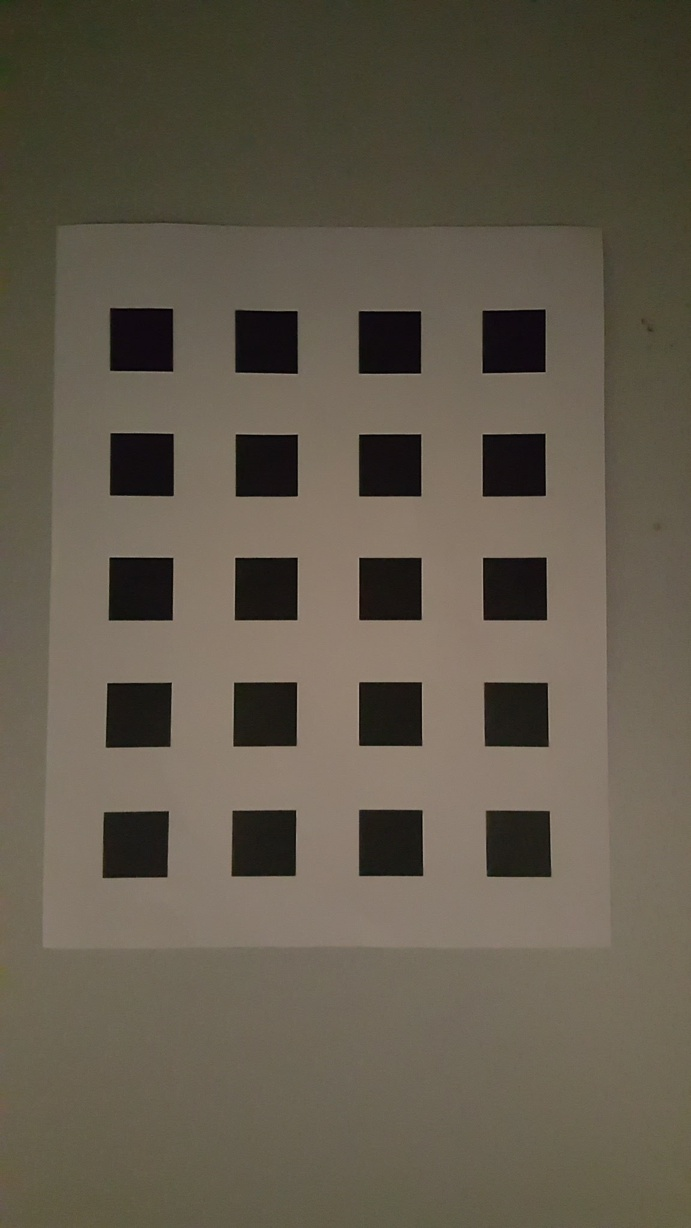
#> input picture HW09/Dataset2/0.jpg, 691 x 1228 px, given in place of Pic_1.jpg, which was not available
$ python main.py   (Python 2 division)
#> lines starting #> are read from the running program, lines starting #| are printed output that depends on the picture; after the words box and inside, x2 and y2 are one past the last pixel; in counts of white or black regions, pixels touching at a corner belong together; pictures that were not available may be replaced by others from this repository, and a replacement may not be noted
### HW09/zhangs.py
#!/usr/bin/python
from pylab import *
import cv2
import os
from scipy.optimize import leastsq
from llsm import get_llsm_homograhpy_from_points
from corner_detection import extract_sorted_corners

# [47 lines left out: functions get_vij, get_absolute_conic_image, get_intrinsic_matrix, not called in this run]

def get_world_frame_corners(d):
	'''
		Given the size of squares on the pattern,
		return the coordinates of all the corners in world frame.
	'''
#> called with d = 25
	corners = []
	for i in range(10):
		for j in range(8):
			corner = array([j*d, i*d, 1])
			corners.append(corner)
	return corners

# [79 lines left out: functions get_extrinsic_matrix, compensate_radial_distortion, reproject_corners, pack_parameters, unpack_parameters, get_reprojection_accuracy, not called in this run]

def calibrate_camera(dataset, N=40, d=25,levmar=True):
	wcorners = get_world_frame_corners(d)
	# Convert list to array, each column is a point
	arrayWorld = zeros((3,80))
	arrayImage = zeros((3,80*N))
	arrayReproj = zeros((3,80*N))
	for i,w in enumerate(wcorners): arrayWorld[:,i] = w
	Hs = []
	images = []
	print "Working on dataset...", dataset
	# dataset1
	if dataset == 1:
		# Compute all homography matrices
		for i in range(1,N+1):
			image = imread('./Dataset1/Pic_{0}.jpg'.format(i))
#> image is the input picture: shape (1228, 691, 3); mean R, G, B 97.9, 90, 75.6
			images.append(image)
			# Extract corners first
			icorners = extract_sorted_corners(image)
			arrayImage[:,(i-1)*80 : i*80] = array(icorners).T
			print 'Number of corners found...', len(icorners)
			# Compute the homography from world to image plane
			H = get_llsm_homograhpy_from_points(wcorners, icorners)
			Hs.append(H)
	# dataset2
	elif dataset == 2:
		# Compute all homography matrices
		for i in range(N):
			image = imread('./Dataset2/{0}.jpg'.format(i))
			images.append(image)
			# Extract corners first
			icorners = extract_sorted_corners(image)
			arrayImage[:,i*80 : (i+1)*80] = array(icorners).T
			print 'Number of corners found...', len(icorners)
			# Compute the homography from world to image plane
			H = get_llsm_homograhpy_from_points(wcorners, icorners)
			Hs.append(H)
	# Extract the intrinsic matrix
	W = get_absolute_conic_image(Hs)
	K = get_intrinsic_matrix(W)
	# Extract the extrinsic matrix for each image
	Rts = []
	for H in Hs:
		Rt = get_extrinsic_matrix(K, H)
		Rts.append(Rt)
	for i,Rt in enumerate(Rts):
		P = dot(K, Rt)
		arrayReproj[:,i*80 : (i+1)*80] = array(reproject_corners(P, wcorners)).T
	print "==========Before LM=========="
	print "K =", K
	print "Euclidean distance: mean, variance =", get_reprojection_accuracy(arrayImage, arrayReproj)
	if not levmar: return K, Rts
	# Refine the K,R,t estimates with Levenberg-Marquedt
	p_guess = pack_parameters(K, Rts)
	# [14 lines left out: function error_function, not called in this run]
	print "Optimizing..."
	p_refined, _ = leastsq(error_function, p_guess)
	K_refined, Rts_refined = unpack_parameters(p_refined)
	for i,Rt_refined in enumerate(Rts_refined):
		P_refined = dot(K_refined, Rt_refined)
		arrayReproj[:,i*80 : (i+1)*80] = array(reproject_corners(P_refined, wcorners)).T
	print "==========After LM=========="
	print "K_refined =", K_refined
	print "Euclidean distance: mean, variance =", get_reprojection_accuracy(arrayImage, arrayReproj)
	return K_refined, Rts_refined

# [4 lines left out: function main, not called in this run]

# [2 lines that do not run on import are left out]

### HW09/corner_detection.py
#!/usr/bin/python
from pylab import *
import cv2

def extract_homo_lines_from_image(image):
	'''
		Given a checkerboard input image, return the detected lines.
	'''
	height, width = image.shape[0], image.shape[1]
#> height = 1228; width = 691
	# Blur the image to remove background edges
	# 7 by 7 kernel, default sigma
	blurred = cv2.GaussianBlur(image, (7,7), 0)
	# Apply Canny edge
	# minVal and maxVal
	edges = cv2.Canny(blurred, 100, 200)
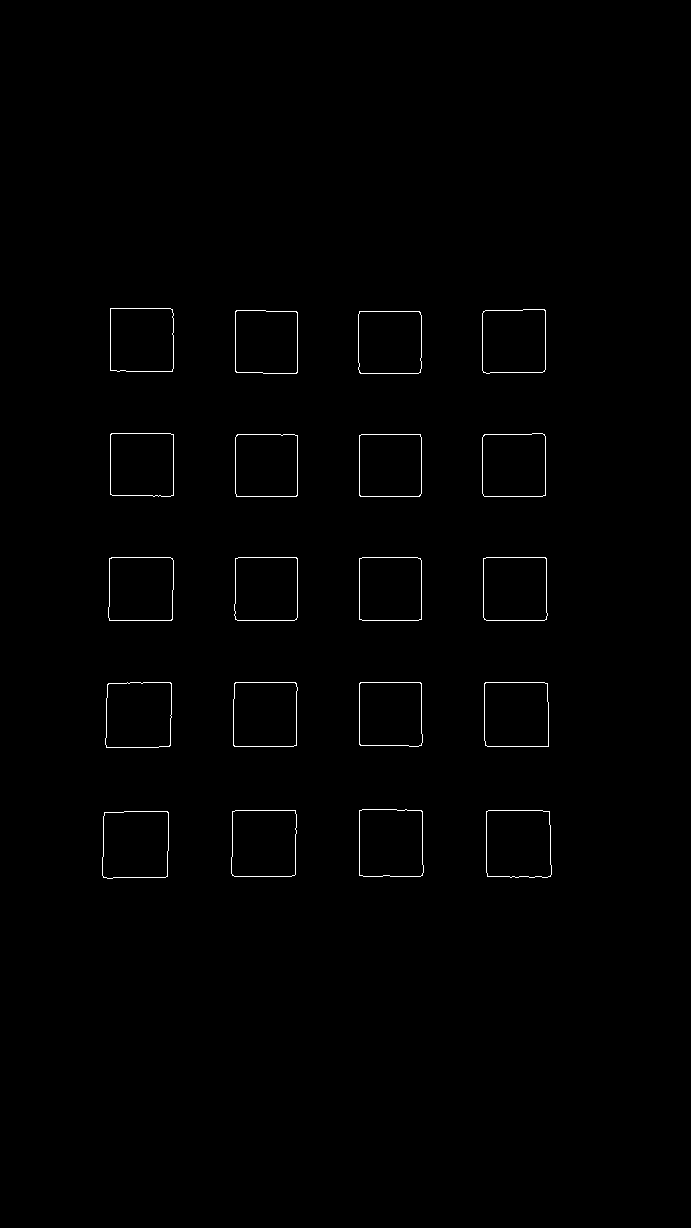
#> edges: shape (1228, 691); 0.59% white in thin lines or dots, all inside (x1, y1, x2, y2) = (102, 308, 552, 879)
	figure()
	imshow(edges)
	imsave("./figures/edges_2.png",edges, cmap='gray')
	# Probabilistic Hough transform
	# distance resolution, angle resolution and accumulator threshold
	lines = cv2.HoughLinesP(edges, 1, pi/180, 25, minLineLength=100, maxLineGap=100)
#> lines = 31 rows, first 6: [153, 496, 542, 496], [109, 620, 544, 620], [111, 557, 545, 557], [359, 875, 359, 311], [110, 434, 544, 434], [103, 876, 550, 876]
#> in extract_sorted_corners, `homolines = extract_homo_lines_from_image(image)`: homolines = 31 items, first 6: [0, 389, -192944], [0, 435, -269700], [0, 434, -241738], [564, 0, -202476], [0, 434, -188356], [0, 447, -391572]
	lines = squeeze(lines)
	# print "Number of lines found before refinement...", lines.shape[0]
	return [cross( array([x1,y1,1]), array([x2,y2,1]) ) for x1,y1,x2,y2 in lines]

def extract_sorted_corners_from_homo_lines(homolines):
	'''
		Given 'vertical' and 'horizontal' lines, return their intersections.
	'''
	homolines = array(homolines)
#> homolines = 31 rows, first 8: [0, 389, -192944], [0, 435, -269700], [0, 434, -241738], [564, 0, -202476], [0, 434, -188356], [0, 447, -391572], [560, 0, -235760], [276, 0, -47748]
	# We need to divide the input lines into two groups, horizontal and vertical
	theta = array([arctan(float(-a)/(b+0.01)) for a,b,c in homolines])
#> theta = 31 values, max 1.55 at index 23, min -1.57 at index 3, mean -0.557
	horilines = homolines[logical_and(theta >= -pi/4, theta < pi/4), :]
#> horilines = 14 rows, first 8: [0, 389, -192944], [0, 435, -269700], [0, 434, -241738], [0, 434, -188356], [0, 447, -391572], [0, 417, -284394], [0, 139, -103694], [0, 306, -247860]
	vertlines = homolines[logical_or(theta < -pi/4, theta >= pi/4), :]
#> vertlines = 17 rows, first 8: [564, 0, -202476], [560, 0, -235760], [276, 0, -47748], [378, 0, -112266], [499, 0, -117265], [250, 0, -27500], [-379, 7, 202711], [-235, 4, 111201]
	# Now we need to sort the lines for future labeling process
	Yinters = -horilines[:,2] / horilines[:,1]
#> Yinters = [496, 620, 557, 434, 876, 682, 746, 810, 368, 311, 745, 379, 495, 811]
	horilines = horilines[ argsort(Yinters), :]
#> horilines = 14 rows, first 8: [0, 312, -97032], [-3, 185, -68117], [3, 180, -68232], [0, 434, -188356], [0, 124, -61380], [0, 389, -192944], [0, 434, -241738], [0, 435, -269700]
	Xinters = -vertlines[:,2] / vertlines[:,0]
#> Xinters = 17 values, max 545 at index 9, min 110 at index 5, mean 322.5
	vertlines = vertlines[ argsort(Xinters), :]
#> vertlines = 17 rows, first 8: [250, 0, -27500], [383, 7, -45971], [142, 5, -18751], [276, 0, -47748], [154, 2, -27668], [176, 0, -41008], [499, 0, -117265], [522, 0, -154512]
	# Find the intersections in order
	homocorners = []
	for hline in horilines:
		for vline in vertlines:
			curr = cross(hline, vline)
			curr = curr / curr[2]
			# Skip this corner if it's too close to one of the previous corner
			if min([norm(curr-prev) for prev in homocorners] + [30]) >= 30:
				homocorners.append(curr)
#> this loop made 14 passes
#> after the loop, homocorners = 80 items, first 6: [110, 311, 1], [173, 311, 1], [233, 311, 1], [296, 311, 1], [359, 311, 1], [421, 311, 1]
#> in calibrate_camera, `icorners = extract_sorted_corners(image)`: icorners has the same summary as homocorners in extract_sorted_corners_from_homo_lines
#> (printed output is left out)
	return homocorners

def extract_sorted_corners(image):
	homolines = extract_homo_lines_from_image(image)
	return extract_sorted_corners_from_homo_lines(homolines)

# [24 lines left out: function main, not called in this run]


# [2 lines that do not run on import are left out]

### HW09/llsm.py
#!/usr/bin/python
import numpy as np
import cv2

def get_inhomo_system(pts1, pts2):
	'''
		Construct A and b of the inhomogeneous equation system.
		@pts1,pts2: list of matching points
		@return: tuple of A and b
	'''
	n = len(pts1)
	A = np.zeros((2*n,8))
	b = np.zeros((2*n,1))
	for i in range(n):
		x,y,w = pts1[i][0], pts1[i][1], 1.
		xp,yp,wp = pts2[i][0], pts2[i][1], 1.
		A[2*i] = [0, 0, 0, -wp*x, -wp*y, -wp*w, yp*x, yp*y]
		A[2*i+1] = [wp*x, wp*y, wp*w, 0, 0, 0, -xp*x, -xp*y]
		b[2*i] = -yp*w
		b[2*i+1] = xp*w
#> this loop made 80 passes
#> (xp, yp) on passes 1 to 12: (110, 311), (173, 311), (233, 311), (296, 311), (359, 311), (421, 311), (477, 311), (540, 311), (110, 369), (173, 371), (233, 371), (296, 373)
#> after the loop, b = 160 values, max 551 at index 159, min -876 at index 144, mean -131.5
	return A, b

def get_llsm_homograhpy_from_points(pts1, pts2):
	'''
		Obtain the homography using all the inliers from ransac.
		@pts1,pts2: list of matching points
		@return: np.ndarray of H
	'''
	A, b = get_inhomo_system(pts1, pts2)
	# h is pseudo-inverse multiplied by b
	h = np.dot( np.dot( np.linalg.inv( np.dot(A.transpose(), A) ), A.transpose() ), b )
#> h = [2.45, -0.0345, 112, 0.0102, 2.38, 310.8, 1.07e-05, -0.000139]
	h = np.append(h, 1.)
#> h = [2.45, -0.0345, 112, 0.0102, 2.38, 310.8, 1.07e-05, -0.000139, 1]
	h = h.reshape((3,3))
#> h = [[2.45, -0.0345, 112], [0.0102, 2.38, 310.8], [1.07e-05, -0.000139, 1]]
	return h

### HW09/main.py
#!/usr/bin/python
from pylab import *
import cv2
import os
from corner_detection import extract_sorted_corners
from zhangs import calibrate_camera, reproject_corners, get_world_frame_corners

def test_dataset1():
	d = 25
	N = 40
	dataset = 1
	# Obtain the camera matrix
	K, Rts = calibrate_camera(dataset, N=N, d=d, levmar=True)
#> in calibrate_camera, `H = get_llsm_homograhpy_from_points(wcorners, icorners)`: H has the same summary as h in get_llsm_homograhpy_from_points
#> pass 2 of the loop in calibrate_camera, `for i in range(1,N+1):`:
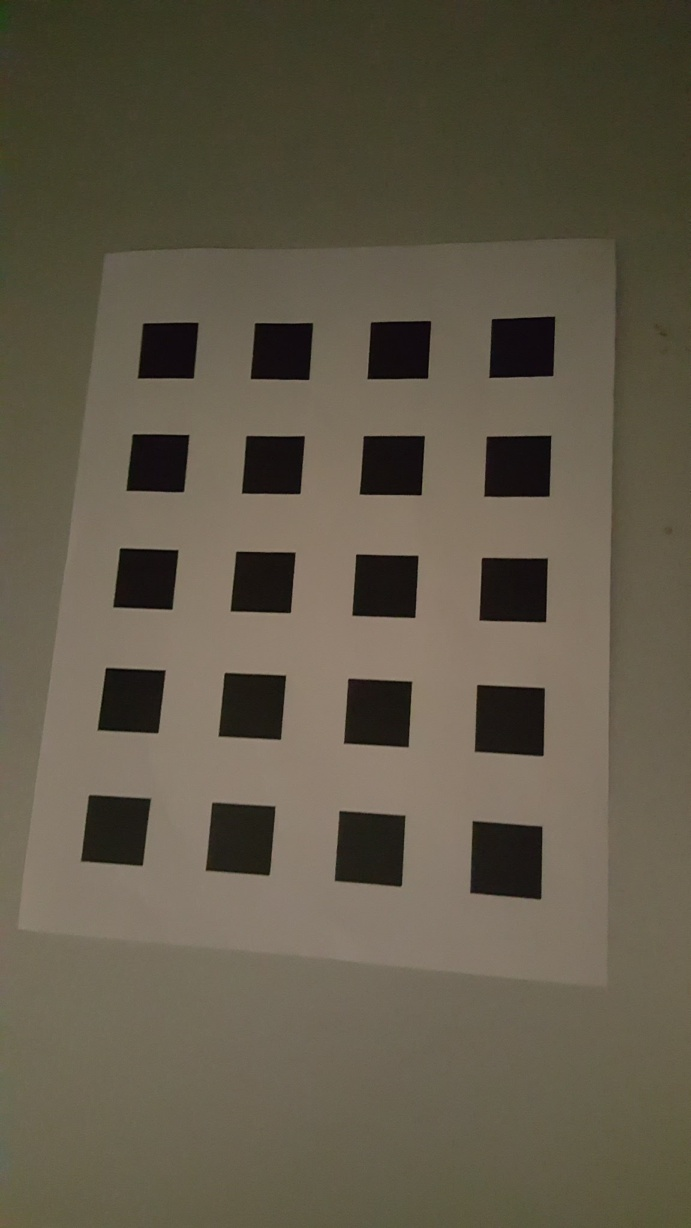
#> input picture HW09/Dataset2/1.jpg, 691 x 1228 px, given in place of Pic_2.jpg, which was not available
#> in calibrate_camera, image is the input picture: shape (1228, 691, 3); mean R, G, B 96.9, 89.3, 72.7
#> in extract_homo_lines_from_image (call 2), `edges = cv2.Canny(blurred, 100, 200)`:
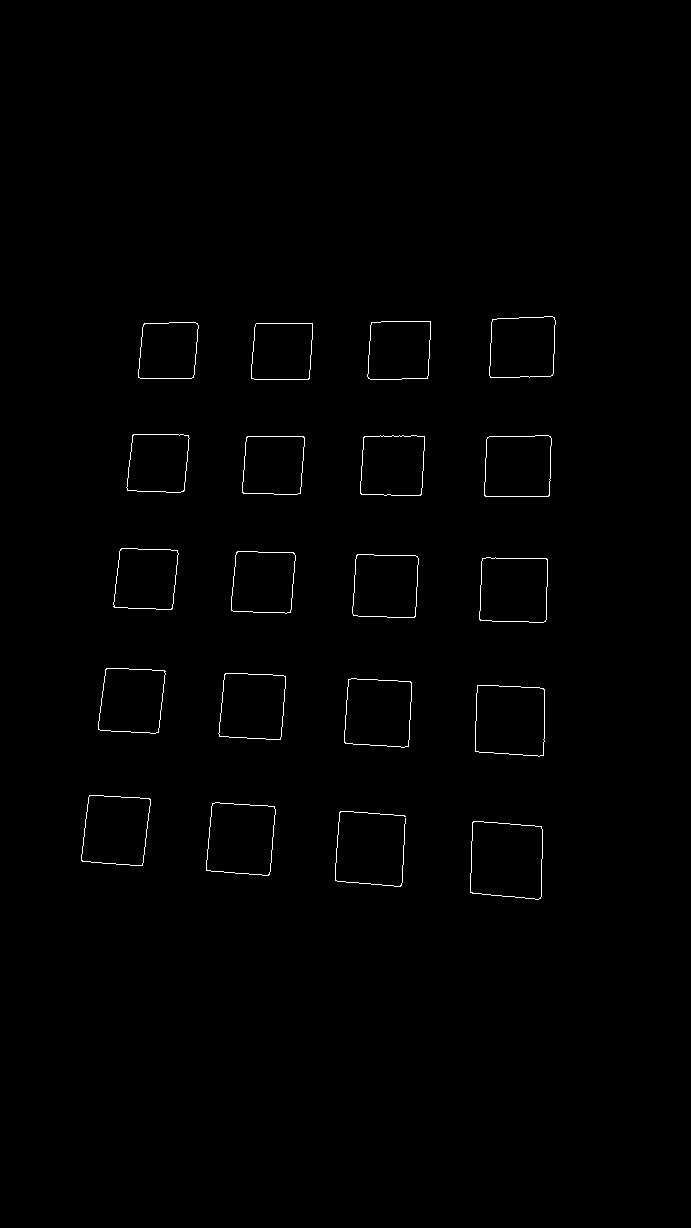
#> edges: shape (1228, 691); 0.58% white in thin lines or dots, all inside (x1, y1, x2, y2) = (81, 316, 556, 900)
#> lines = 43 rows, first 6: [401, 885, 430, 321], [471, 892, 491, 322], [81, 859, 538, 899], [541, 896, 551, 316], [143, 325, 554, 318], [82, 861, 148, 323]
#> in extract_sorted_corners_from_homo_lines (call 2), `homolines = array(homolines)`: homolines = 43 rows, first 8: [564, 29, -251829], [570, 20, -286310], [-40, 457, -389323], [580, 10, -322740], [7, 411, -134576], [538, 66, -100942], [248, 22, -70490], [0, 418, -182248]
#> in extract_sorted_corners_from_homo_lines (call 2), `horilines = homolines[logical_and(theta >= -pi/4, theta < pi/4), :]`: horilines = 20 rows, first 8: [-40, 457, -389323], [7, 411, -134576], [0, 418, -182248], [-24, 443, -320990], [-5, 287, -139995], [-30, 432, -340380], [-15, 429, -258693], [-14, 274, -180910]
#> in extract_sorted_corners_from_homo_lines (call 2), `vertlines = homolines[logical_or(theta < -pi/4, theta >= pi/4), :]`: vertlines = 23 rows, first 8: [564, 29, -251829], [570, 20, -286310], [580, 10, -322740], [538, 66, -100942], [248, 22, -70490], [294, 31, -69144], [386, 27, -153070], [429, 15, -214935]
#> in extract_sorted_corners_from_homo_lines (call 2), `horilines = horilines[ argsort(Yinters), :]`: horilines = 20 rows, first 8: [7, 411, -134576], [4, 139, -46274], [0, 182, -68432], [0, 284, -107352], [0, 147, -55713], [0, 418, -182248], [-7, 420, -204491], [-5, 287, -139995]
#> in extract_sorted_corners_from_homo_lines (call 2), `vertlines = vertlines[ argsort(Xinters), :]`: vertlines = 23 rows, first 8: [114, 10, -19458], [110, 13, -20191], [537, 66, -100257], [538, 66, -100942], [259, 23, -58757], [192, 20, -44696], [294, 31, -69144], [165, 11, -45507]
#> the loop in extract_sorted_corners_from_homo_lines (call 2), `for hline in horilines:` made 20 passes
#> icorners = 80 items, first 6: [142, 325, 1], [198, 324, 1], [254, 323, 1], [309, 322, 1], [371, 321, 1], [430, 320, 1]
#> (printed output is left out)
#> the loop in get_inhomo_system (call 2), `for i in range(n):` made 80 passes
#> (x, y, xp, yp) on passes 1 to 8: (0, 0, 142, 325), (25, 0, 198, 324), (50, 0, 254, 323), (75, 0, 309, 322), (100, 0, 371, 321), (125, 0, 430, 320), (150, 0, 489, 319), (175, 0, 550, 318)
#> H = [[2.08, -0.28, 144.8], [-0.179, 1.99, 324.5], [-0.000425, -0.00044, 1]]
	# Backproject to validate
	n = 30
	Rt = Rts[n-1]
	print "Rt =", Rt
	P = dot(K, Rt)
	image = imread('./Dataset1/Pic_{0}.jpg'.format(n))
	height, width = image.shape[0], image.shape[1]
	wcorners = get_world_frame_corners(d)
	pcorners = reproject_corners(P, wcorners)
	corners = extract_sorted_corners(image)
	for i in range(len(corners)):
		pcorner = pcorners[i].astype(int)
		corner = corners[i]
		cv2.circle(image, (corner[0], corner[1]), 2, color=(0,0,255), thickness=1)
		cv2.circle(image, (pcorner[0], pcorner[1]), 2, color=(255,0,0), thickness=1)
		cv2.putText(image, str(i), (corner[0]-10, corner[1]-5), cv2.FONT_HERSHEY_PLAIN, 1, color=(255,255,0), thickness=1)
	imshow(image)
	# imsave("./figures/reproject_3.png",image)
	show()

def test_dataset2():
	d = 25
	N = 20
	dataset = 2
	# Obtain the camera matrix
	K, Rts = calibrate_camera(dataset, N=N, d=d, levmar=True)
	# Backproject to validate
	n = 15
	Rt = Rts[n]
	print "Rt =", Rt
	P = dot(K, Rt)
	image = imread('./Dataset2/{0}.jpg'.format(n))
	height, width = image.shape[0], image.shape[1]
	wcorners = get_world_frame_corners(d)
	pcorners = reproject_corners(P, wcorners)
	corners = extract_sorted_corners(image)
	for i in range(len(corners)):
		pcorner = pcorners[i].astype(int)
		corner = corners[i]
		cv2.circle(image, (corner[0], corner[1]), 4, color=(0,0,255), thickness=2)
		cv2.circle(image, (pcorner[0], pcorner[1]), 4, color=(255,0,0), thickness=2)
		cv2.putText(image, str(i), (corner[0]-10, corner[1]-5), cv2.FONT_HERSHEY_PLAIN, 1, color=(255,255,0), thickness=1)
	imshow(image)
	# imsave("./figures/reproject_4.png",image)
	show()

def main():
	test_dataset1()
	test_dataset2()

if __name__ == '__main__':
#> (the run stopped early here; a loop or call above may not have finished)
